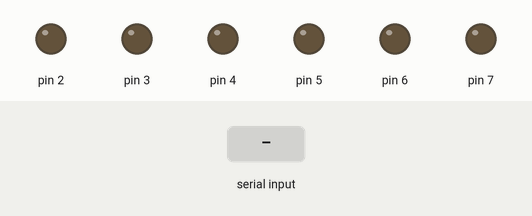
Bench run of a sketch on a simulated Arduino Uno, built with avr-gcc and run on an emulated ATmega328P. Parts: output pins drawn as LEDs (lit = HIGH). The test bench sets the inputs (shaded band). What the sketch prints to the serial monitor is not drawn.

Above: at 1.2 s.
1.3 s: "90,45\n" received over Serial
At 2.1 s:
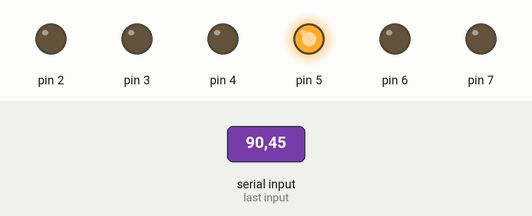
2.8 s: "30,150\n" received over Serial
4.3 s: "200\n" received over Serial
At 5.5 s:
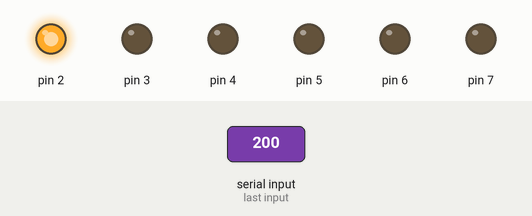
5.8 s: "5\n" received over Serial
At 6.7 s:
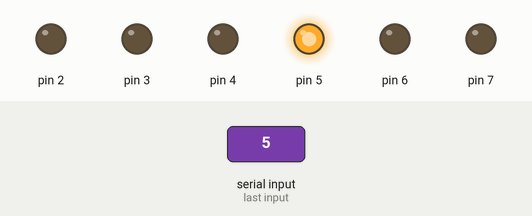
Timing chart, 0 to 8.3 s (numbered marks = the images above; inputs shaded):
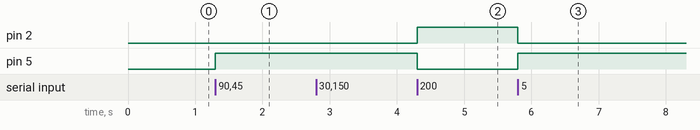

The sketch:

arduino_button.ino
```cpp
// Light LEDs based on serial values received. Host-side PC gets data
// from r/thebutton

// Variable to store received serial data
int inByte = 0;

// Define colors
int purple = 2;
int blue = 3;
int green = 4;
int yellow = 5;
int orange = 6;
int red = 7;

void setup()
{
  // Open serial communications and wait for port to open:
  Serial.begin(57600);
  while (!Serial)
  {
  }
  Serial.println("Serial Connection is Good");

  //Set up pins
  for (int ii=purple;ii<=red;ii++)
  {
    pinMode(ii, OUTPUT);
    digitalWrite(ii, LOW);
  }

}

void loop() // run over and over
{
    if (Serial.available() > 0)
    {
      // get incoming byte:
      inByte = Serial.read()-'0';
      setColor(inByte);
    }
}

void setColor(int color)
{
  // Make sure color value is within acceptable range
  if (color>red)
  {
    return;
  }
  if (color<purple)
  {
    return;
  }

  // Turn off all other colors
  for (int ii=purple;ii<=red;ii++)
  {
    digitalWrite(ii, LOW);
  }

  // Enable the chosen color
  digitalWrite(color,HIGH);
}
```

Measured:
- after the input at 1.3 s, pin 5: LOW → HIGH at once
- after the input at 4.3 s, pin 2: LOW → HIGH at once; pin 5: HIGH → LOW at once
- after the input at 5.8 s, pin 2: HIGH → LOW at once; pin 5: LOW → HIGH at once
